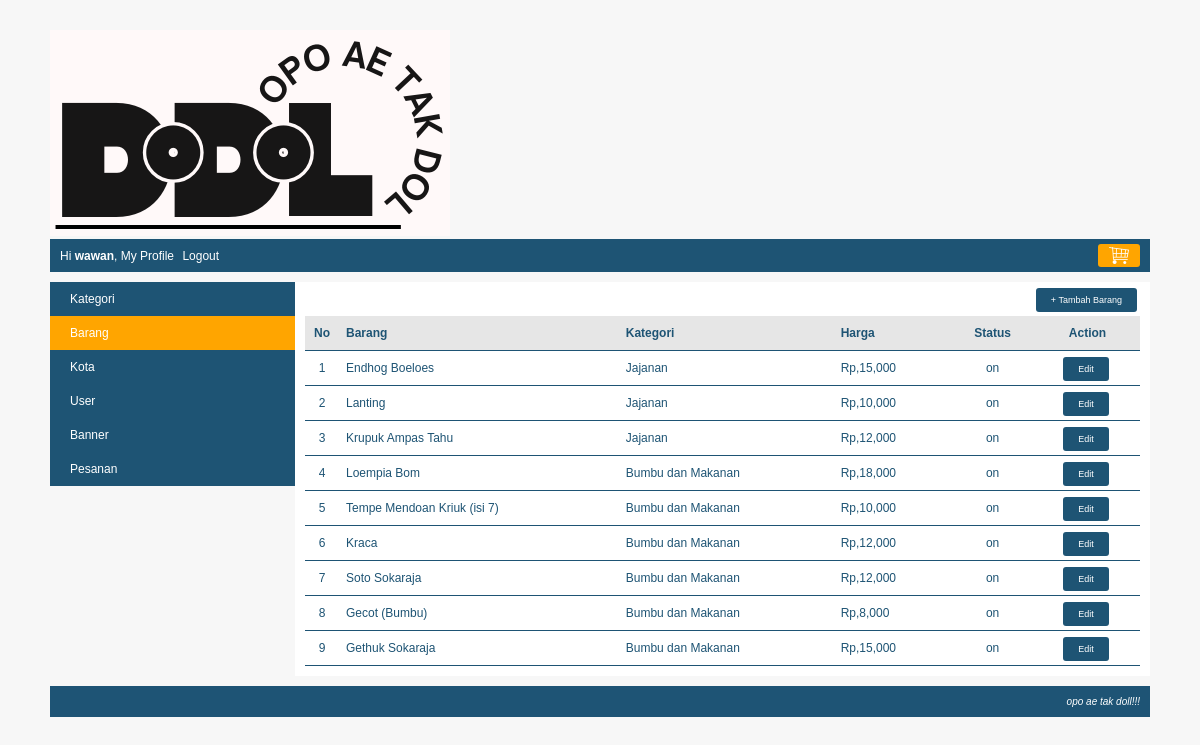
Page /index.php?page=my_profile&module=barang&action=list (signed in) on the committed database.
### tables this page shows
CREATE TABLE `barang` (
  `barang_id` int(10) NOT NULL,
  `kategori_id` int(10) NOT NULL,
  `nama_barang` varchar(250) NOT NULL,
  `deskripsi` text NOT NULL,
  `gambar` varchar(300) NOT NULL,
  `harga` int(10) NOT NULL,
  `stok` tinyint(4) NOT NULL,
  `status` enum('on','off') NOT NULL
);

CREATE TABLE `kategori` (
  `kategori_id` int(10) NOT NULL,
  `kategori` varchar(150) NOT NULL,
  `status` enum('off','on') NOT NULL
);

### css/function/helper.php (called while the page is built, shortened)
<?php
	function rupiah($nilai = 0){
		$string = "Rp," . number_format($nilai);
		return $string;
	}

### module/barang/list.php (the view)
<div id="frame-tambah">
	<a href="<?php echo BASE_URL."index.php?page=my_profile&module=barang&action=form"; ?>" class="tombol-action">+ Tambah Barang</a>
</div>
<?php
	$query = mysqli_query($koneksi, "SELECT barang.*, kategori.kategori FROM barang JOIN kategori ON barang.kategori_id=kategori.kategori_id");
	if(mysqli_num_rows($query) == 0){
		echo "<h3>Saat ini belum ada barang di dalam table barang</h3>";
	}else{
		echo "<table class='table-list'>";
		echo "<tr class='baris-title'>
				<th class='kolom-nomor'>No</th>
				<th class='kiri'>Barang</th>
				<th class='kiri'>Kategori</th>
				<th class='kiri'>Harga</th>
				<th class='tengah'>Status</th>
				<th class='tengah'>Action</th>
			 </tr>";
		$no=1;
		while($row=mysqli_fetch_assoc($query)){
			echo "<tr>
					<td class='kolom-nomor'>$no</td>
					<td class='kiri'>$row[nama_barang]</td>
					<td class='kiri'>$row[kategori]</td>
					<td>".rupiah($row['harga'])."</td>
					<td class='tengah'>$row[status]</td>
					<td class='tengah'>
						<a class='tombol-action' href='".BASE_URL."index.php?page=my_profile&module=barang&action=form&barang_id=$row[barang_id]'>Edit</a>
					</td>
				  </tr>";
			$no++;
		}
		echo "</table>";
	}
?>

### css/style.css (style rules this page uses)
body { font-family: arial; font-size: 12px; color: #1e5474; background: #f7f7f7; margin: 0px; }
.table-list { width: 100%; border-collapse: collapse; }
.table-list tr { border-bottom: 1px solid #1e5474; }
.table-list tr.baris-title { background: #e6e6e6; }
.table-list tr th, .table-list tr td { padding: 10px 7px; }
.kolom-nomor { width: 20px; text-align: center; }
.tengah { text-align: center; }
.kiri { text-align: left; }
#frame-tambah { margin-bottom: 10px; text-align: right; }
.tombol-action { background: #1e5474; color: white; padding: 7px 15px; border-radius: 3px; cursor: pointer; text-decoration: none; margin-right: 3px; font-size: 9px; }

### rows in the picture
barang: nama_barang "Endhog Boeloes", kategori.kategori "Jajanan", harga "Rp,15,000", status "on"
barang: nama_barang "Lanting", kategori.kategori "Jajanan", harga "Rp,10,000", status "on"
barang: nama_barang "Krupuk Ampas Tahu", kategori.kategori "Jajanan", harga "Rp,12,000", status "on"
barang: nama_barang "Loempia Bom", kategori.kategori "Bumbu dan Makanan", harga "Rp,18,000", status "on"
barang: nama_barang "Tempe Mendoan Kriuk (isi 7)", kategori.kategori "Bumbu dan Makanan", harga "Rp,10,000", status "on"
barang: nama_barang "Kraca", kategori.kategori "Bumbu dan Makanan", harga "Rp,12,000", status "on"
barang: nama_barang "Soto Sokaraja", kategori.kategori "Bumbu dan Makanan", harga "Rp,12,000", status "on"
barang: nama_barang "Gecot (Bumbu)", kategori.kategori "Bumbu dan Makanan", harga "Rp,8,000", status "on"
barang: nama_barang "Gethuk Sokaraja", kategori.kategori "Bumbu dan Makanan", harga "Rp,15,000", status "on"

### other values in the picture
$nama "wawan"
